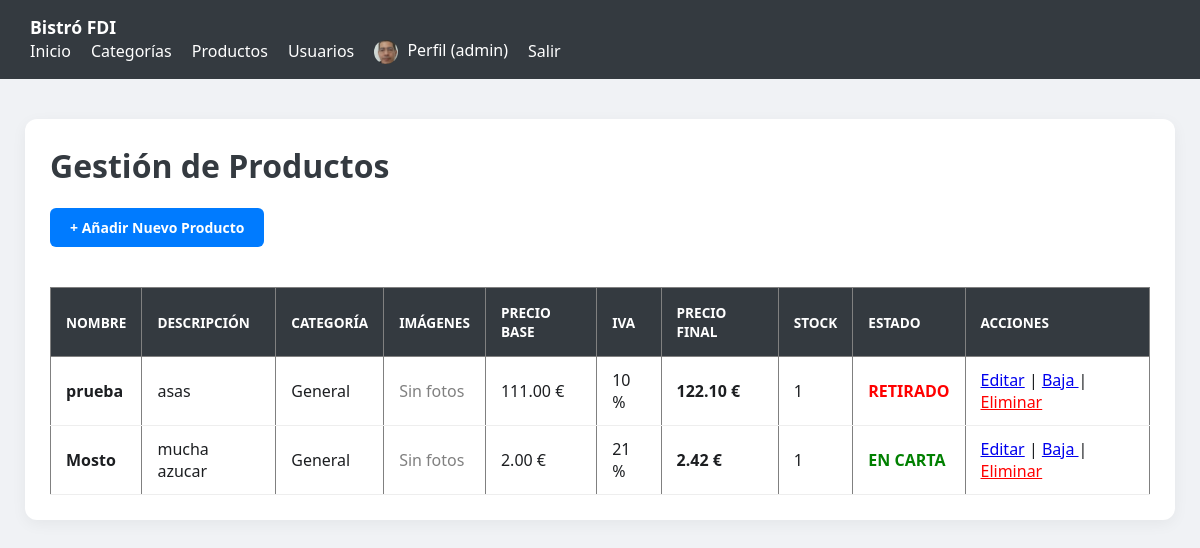
/gestion_productos.php (signed in), run on the app's committed database.
### tables this page shows
CREATE TABLE `usuarios` (
  `id` int(11) NOT NULL,
  `nombre_usuario` varchar(50) NOT NULL,
  `email` varchar(100) NOT NULL,
  `nombre` varchar(50) NOT NULL,
  `apellidos` varchar(100) NOT NULL,
  `password_hash` varchar(255) NOT NULL,
  `rol` enum('cliente','camarero','cocinero','gerente') NOT NULL DEFAULT 'cliente',
  `avatar` varchar(255) DEFAULT 'img/avatares/default.jpg',
  `fecha_alta` datetime NOT NULL DEFAULT current_timestamp()
);

CREATE TABLE `productos` (
  `id` int(11) NOT NULL,
  `id_categoria` int(11) DEFAULT NULL,
  `nombre` varchar(100) NOT NULL,
  `descripcion` text DEFAULT NULL,
  `precio_base` decimal(10,2) DEFAULT NULL,
  `stock` int(11) DEFAULT 0,
  `imagen` varchar(255) DEFAULT 'default_prod.png',
  `iva` int(11) DEFAULT 10,
  `ofertado` tinyint(1) DEFAULT 1
);

### includes/funcionesUsuarios.php (called while the page is built, shortened)
<?php
function obtenerUsuarioPorId(int $id): ?array {
    $conn = obtenerConexionBD();
    $sql = "SELECT * FROM usuarios WHERE id = ?";
    $stmt = $conn->prepare($sql);
    $stmt->bind_param("i", $id);
    $stmt->execute();
    $res = $stmt->get_result();
    $usuario = $res->fetch_assoc();
    return $usuario ?: null;
}

### producto.php (called while the page is built, shortened)
<?php
class Producto {
    public $precio_base;
    public $iva;
    public function __construct($id, $id_categoria, $nombre, $descripcion, $precio_base, $iva, $stock, $ofertado = 1, $imagenes = []) {
        $this->precio_base = $precio_base;
        $this->iva = $iva;
    }
    public function getPrecioFinal() {
        return $this->precio_base * (1 + ($this->iva / 100));
    }
}
?>

### gestion_productos.php (the view, shortened to what this page needs)
<?php
require_once __DIR__ . '/includes/config.php';
require_once __DIR__ . '/producto.php';
$query = "
    SELECT p.*, c.nombre AS categoria_nombre
    FROM productos p
    LEFT JOIN categorias c ON p.id_categoria = c.id
";
$resultado = $db->query($query);
?>
<!DOCTYPE html>
<html lang="es">
<head>
    <link rel="stylesheet" href="css/estilos.css">
</head>
<body>
<?php include __DIR__ . '/includes/nav.php'; ?>
<div class="container">
    <h1>Gestión de Productos</h1>
    <a href="editar_producto.php" class="btn btn-primary" style="margin-bottom:20px; display:inline-block;">
        + Añadir Nuevo Producto
    </a>
    <table border="1" cellpadding="8" cellspacing="0" width="100%">
        <thead>
            <tr>
                <th>Nombre</th>
                <th>Descripción</th>
                <th>Categoría</th>
                <th>Imágenes</th>
                <th>Precio Base</th>
                <th>IVA</th>
                <th>Precio Final</th>
                <th>Stock</th>
                <th>Estado</th>
                <th>Acciones</th>
            </tr>
        </thead>
        <tbody>
        <?php while ($row = $resultado->fetch_assoc()): ?>
            <?php
            $idProducto = 0;
            if (isset($row['id_producto'])) {
                $idProducto = (int)$row['id_producto'];
            } elseif (isset($row['id'])) {
                $idProducto = (int)$row['id'];
            }
            $imagenes = !empty($row['imagen']) ? explode(',', $row['imagen']) : [];
            $p = new Producto(
                $idProducto,
                $row['id_categoria'] ?? 0,
                $row['nombre'] ?? '',
                $row['descripcion'] ?? '',
                $row['precio_base'] ?? 0,
                $row['iva'] ?? 0,
                $row['stock'] ?? 0,
                $row['ofertado'] ?? 0,
                $imagenes
            );
            ?>
            <tr>
                <td><strong><?= htmlspecialchars($row['nombre'] ?? '') ?></strong></td>
                <td><?= htmlspecialchars($row['descripcion'] ?? '---') ?></td>
                <td><?= htmlspecialchars($row['categoria_nombre'] ?? 'General') ?></td>
                <td>
                    <div style="display:flex; gap:5px; flex-wrap:wrap;">
                        <?php if (!empty($imagenes)): ?>
                            <?php foreach ($imagenes as $img): ?>
                                <?php $ruta = 'img/productos/' . trim($img); ?>
                                <img
                                    src="<?= htmlspecialchars($ruta) ?>"
                                    alt="Imagen producto"
                                    style="width:40px;height:40px;object-fit:cover;border:1px solid #ccc;border-radius:4px;"
                                    onerror="this.src='https://via.placeholder.com/40'"
                                >
                            <?php endforeach; ?>
                        <?php else: ?>
                            <span style="color:gray;">Sin fotos</span>
                        <?php endif; ?>
                    </div>
                </td>
                <td><?= number_format((float)($row['precio_base'] ?? 0), 2) ?> €</td>
                <td><?= (int)($row['iva'] ?? 0) ?> %</td>
                <td><strong><?= number_format((float)$p->getPrecioFinal(), 2) ?> €</strong></td>
                <td><?= (int)($row['stock'] ?? 0) ?></td>
                <td>
                    <?php if ((int)($row['ofertado'] ?? 0) === 1): ?>
                        <span style="color:green;font-weight:bold;">EN CARTA</span>
                    <?php else: ?>
                        <span style="color:red;font-weight:bold;">RETIRADO</span>
                    <?php endif; ?>
                </td>
                <td>
                    <a href="editar_producto.php?id=<?= $idProducto ?>">Editar</a> |
                    <a href="borrar_producto.php?id=<?= $idProducto ?>"
                       onclick="return confirm('¿Retirar de la carta?')">
                        Baja
                    </a> |
                    <a href="eliminar_producto.php?id=<?= $idProducto ?>"
                       onclick="return confirm('¿Eliminar definitivamente este producto?')"
                       style="color:red;">
                        Eliminar
                    </a>
                </td>
            </tr>
        <?php endwhile; ?>
        </tbody>
    </table>
</div>
</body>
</html>

### includes/nav.php (shortened to what this page needs)
<?php
$base = "/bistroFDI/";
$estaLogueado = isset($_SESSION['id_usuario']);
$avatar = 'img/avatares/default.png';
if ($estaLogueado && function_exists('obtenerUsuarioPorId')) {
    $usuario = obtenerUsuarioPorId($_SESSION['id_usuario']);
    if ($usuario && !empty($usuario['avatar'])) {
        $avatar = $usuario['avatar'];
    }
}
$rutaFinalAvatar = (strpos($avatar, 'http') === 0) ? $avatar : $base . $avatar;
?>
<nav class="navegacion-principal">
    <div class="nav-contenedor">
        <a href="<?= $base ?>index.php" class="nav-logo">Bistró FDI</a>
        <ul class="nav-links">
            <li><a href="<?= $base ?>index.php">Inicio</a></li>
            <?php if (isset($_SESSION['rol']) && $_SESSION['rol'] === 'gerente'): ?>
                <li><a href="<?= $base ?>gestion_categorias.php">Categorías</a></li>
                <li><a href="<?= $base ?>gestion_productos.php">Productos</a></li>
                <li><a href="<?= $base ?>gestionarUsuarios.php">Usuarios</a></li>
            <?php endif; ?>
            <?php if ($estaLogueado): ?>
                <li>
                    <a href="<?= $base ?>perfil.php">
                        <img src="<?= htmlspecialchars($rutaFinalAvatar) ?>" alt="Avatar"
                             style="width: 24px; height: 24px; border-radius: 50%; vertical-align: middle; margin-right: 5px; object-fit: cover;">
                        Perfil (<?= htmlspecialchars($_SESSION['nombre_usuario'] ?? 'Usuario') ?>)
                    </a>
                </li>
                <li><a href="<?= $base ?>logout.php">Salir</a></li>
            <?php else: ?>
                <li><a href="<?= $base ?>login.php">Login</a></li>
                <li><a href="<?= $base ?>registro.php">Registrarse</a></li>
            <?php endif; ?>
        </ul>
    </div>
</nav>

### css/estilos.css (style rules this page uses)
body { font-family: 'Segoe UI', Tahoma, Geneva, Verdana, sans-serif; margin: 0; background: #f0f2f5; color: #1c1e21; }
.container { background: white; padding: 25px; border-radius: 12px; box-shadow: 0 4px 15px rgba(0,0,0,0.05); max-width: 1100px; margin: 40px auto; }
h1, h2 { color: #343a40; margin-top: 0; }
nav { background: #343a40; padding: 15px 30px; display: flex; justify-content: space-between; align-items: center; }
nav a { color: white; text-decoration: none; font-weight: bold; font-size: 1.1em; }
nav ul { list-style: none; display: flex; gap: 20px; margin: 0; padding: 0; align-items: center; }
nav ul li a { font-weight: normal; font-size: 1em; transition: 0.2s; }
table { width: 100%; border-collapse: collapse; margin-top: 20px; background: white; }
th { background: #343a40; color: white; text-transform: uppercase; font-size: 0.85em; padding: 15px; text-align: left; }
td { padding: 12px 15px; border-bottom: 1px solid #eee; vertical-align: middle; }
.btn { padding: 10px 20px; border-radius: 6px; text-decoration: none; display: inline-block; cursor: pointer; border: none; font-size: 14px; font-weight: bold; transition: 0.3s; }
.btn-primary { background: #007bff; color: white; }

### data on the page
usuarios: avatar (placeholder picture)
productos: nombre "prueba", descripcion "asas", categoria_nombre "General", precio_base "111.00", iva "10", $p->getPrecioFinal() "122.10", stock "1", ofertado "RETIRADO"
productos: nombre "Mosto", descripcion "mucha azucar", categoria_nombre "General", precio_base "2.00", iva "21", $p->getPrecioFinal() "2.42", stock "1", ofertado "EN CARTA"

### other printed values
$_SESSION['nombre_usuario'] "admin"
